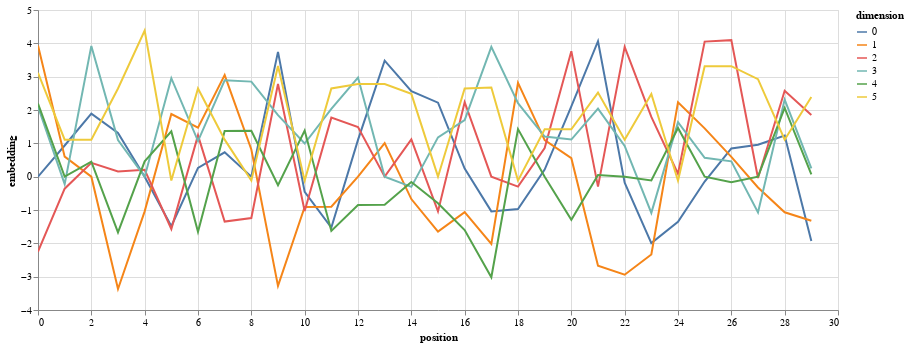

The code cell stored with this chart in its notebook:
### Code cell
def test_encoding():

    max_len = 30
    seq = test_seqs[0][:max_len-2]
    test_seq_encode = SeqEncoding(n_tokens, 6, 0.1, max_len, padding_idx)
    test_pe_encode = PositionalEncoding(6, 0.1, max_len)
    y = test_pe_encode.forward(test_seq_encode(seq))
    print(f'Embedding shape: {y.shape}')
    print(f'Parameters shape in sequence embedding: {test_seq_encode.token_embedding.weight.shape}')

    y = y.detach().numpy()


    data = pd.concat([pd.DataFrame({
        "embedding": y[:, dim],
        "dimension":dim,
        "position": list(range(max_len)),
        })for dim in range(6)])
    
    aa = ['<start>']
    aa.extend(_ for _ in seq)
    aa.append('<end>')
    data['aa_token'] = aa * 6

    print(data)

    return (
        alt.Chart(data)
        .mark_line()
        .properties(width=800)
        .encode(x="position", y="embedding", color="dimension:N")
        .interactive())

test_encoding()

### Figure 1 — Vega-Lite specification as saved in the notebook (floating-point values rounded to 4 significant figures; data arrays with more than 128 entries replaced by an {"elided": "..."} marker saying what was removed)
{"config": {"view": {"continuousWidth": 400, "continuousHeight": 300}}, "data": {"name": "data-df29cd2285ac495535ba0a6ccc730c1b"}, "mark": "line", "encoding": {"color": {"field": "dimension", "type": "nominal"}, "x": {"field": "position", "type": "quantitative"}, "y": {"field": "embedding", "type": "quantitative"}}, "selection": {"selector021": {"type": "interval", "bind": "scales", "encodings": ["x", "y"]}}, "width": 800, "$schema": "https://vega.github.io/schema/vega-lite/v4.17.0.json", "datasets": {"data-df29cd2285ac495535ba0a6ccc730c1b": {"elided": "180 records"}}}
